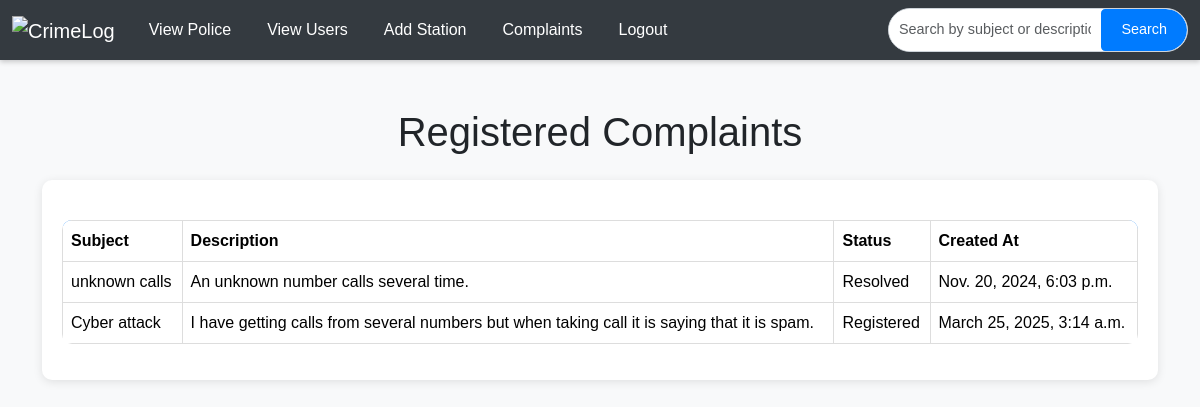
Page /viewcomplaint/ on the earlier database version.
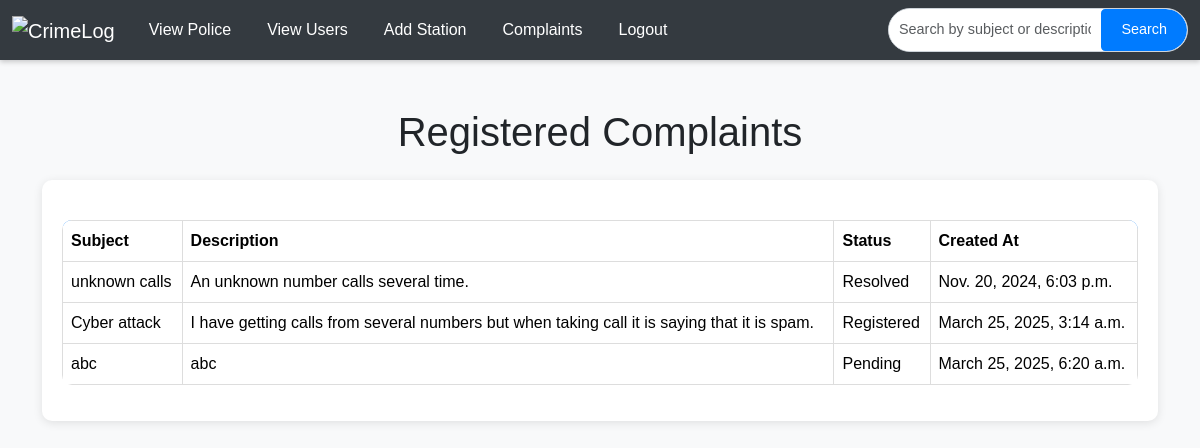
Same page on the later database version.
### app/models.py (models this page shows, shortened)
class Complaint(models.Model):
    user = models.ForeignKey(User, on_delete=models.CASCADE)
    police = models.ForeignKey(Police, on_delete=models.CASCADE)
    subject = models.CharField(max_length=255)
    description = models.TextField()
    image = models.ImageField(upload_to='complaint_images/', null=True, blank=True)  # New Image Field
    status = models.CharField(max_length=50, choices=[('Pending', 'Pending'), ('Registered', 'Registered'), ('Resolved', 'Resolved')], default='Pending')
    created_at = models.DateTimeField(auto_now_add=True)
    registered_at = models.DateTimeField(null=True, blank=True)  # Optional

### app/views.py (the view)
# urls.py: path('viewcomplaint/',views.viewcomplaint,name='viewcomplaint'),
def viewcomplaint(req):
    query = req.POST.get('query', '')  # Retrieve the search query from the POST request
    if query:
        data = Complaint.objects.filter(
            Q(subject__icontains=query) | Q(description__icontains=query)
        )
    else:
        data = Complaint.objects.all()  # Return all complaints if no query is provided
    return render(req, 'admin/viewcomplaint.html', {'data': data, 'query': query})

### templates/admin/viewcomplaint.html (shortened to what this page needs)
<!DOCTYPE html>
<html lang="en">
<head>
    <link href="https://cdn.jsdelivr.net/npm/bootstrap@5.3.3/dist/css/bootstrap.min.css" rel="stylesheet">
    <link href="https://cdn.jsdelivr.net/npm/bootstrap-icons/font/bootstrap-icons.css" rel="stylesheet">
</head>
<body>
    <nav id="nav" class="navbar navbar-expand-lg navbar-dark sticky-top">
        <div class="container-fluid">
            <a class="navbar-brand" href="../viewcomplaint">
                <img id="logo" src="../static/images/complaints-text-on-red-round-grungy-texture-stamp-2HEHM9A.jpg" alt="CrimeLog" style="max-height: 50px;">
            </a>
            <div class="collapse navbar-collapse" id="mynavbar">
                <ul class="navbar-nav me-auto">
                    <li class="nav-item"><a class="nav-link" href="../viewpolice">View Police</a></li>
                    <li class="nav-item"><a class="nav-link" href="../viewusers">View Users</a></li>
                    <li class="nav-item"><a class="nav-link" href="../addstation">Add Station</a></li>
                    <li class="nav-item"><a class="nav-link" href="../viewcomplaint">Complaints</a></li>
                    <li class="nav-item"><a class="nav-link" href="../logout">Logout</a></li>
                </ul>
                <div class="search-input-group">
                    <form method="post" action="{% url 'viewcomplaint' %}">
                        <input class="form-control" type="text" name="query" placeholder="Search by subject or description..." value="{{ query|default:'' }}">
                        <button class="btn btn-primary" type="submit">Search</button>
                    </form>
                </div>
            </div>
        </div>
    </nav>
    <div class="container mt-5">
        <h1 class="text-center mb-4">Registered Complaints</h1>
        <div class="table-container">
            <table class="table">
                <thead>
                    <tr>
                        <th>Subject</th>
                        <th>Description</th>
                        <th>Status</th>
                        <th>Created At</th>
                    </tr>
                </thead>
                <tbody>
                    {% for i in data %}
                    <tr>
                        <td>{{ i.subject }}</td>
                        <td>{{ i.description }}</td>
                        <td>{{ i.status }}</td>
                        <td>{{ i.created_at }}</td>
                    </tr>
                    {% empty %}
                    <tr>
                        <td colspan="4" class="no-complaints">No complaints registered.</td>
                    </tr>
                    {% endfor %}
                </tbody>
            </table>
        </div>
    </div>
</body>
</html>

Differences in the rows shown:
added Complaint: subject "abc", description "abc", status "Pending", created_at "March 25, 2025, 6:20 a.m."
